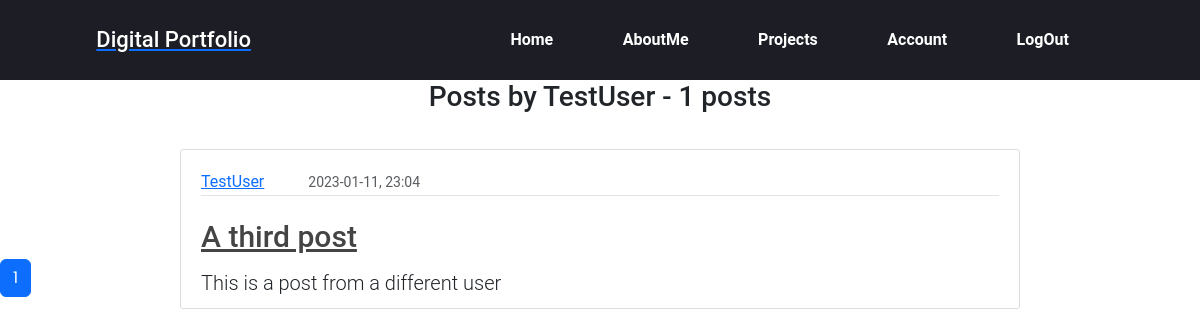
Screenshot of /user/TestUser (signed in) with the database file from the repository.
### flaskapp/models.py (models this page shows, shortened)
class User(db.Model, UserMixin):
    id = db.Column(db.Integer, primary_key=True)
    username = db.Column(db.String(15), unique=True, nullable=False)
    email = db.Column(db.String(100), unique=True, nullable=False)
    image_file = db.Column(db.String(20), nullable=False, default='default.jpg')
    password = db.Column(db.String(65), nullable=False)
    posts = db.relationship('Post', backref='author', lazy=True)

class Post(db.Model):
    id = db.Column(db.Integer, primary_key=True)
    title = db.Column(db.String(120), nullable=False)
    date_posted = db.Column(db.DateTime, nullable=False, default=datetime.utcnow)
    content = db.Column(db.Text, nullable=False)
    user_id = db.Column(db.Integer, db.ForeignKey('user.id'), nullable=False)

### flaskapp/routes.py (the view)
@app.route("/user/<string:username>")
def user_posts(username):
    page = request.args.get('page', 1, type=int)
    user = User.query.filter_by(username=username).first_or_404()
    posts = Post.query.filter_by(author=user).order_by(Post.date_posted.desc()).paginate(page=page,per_page=10)
    return render_template('user_posts.html', posts=posts, user=user)

### flaskapp/models.py (called while the page is built)
@login_manager.user_loader
def load_user(user_id):
    return User.query.get(int(user_id))

### flaskapp/templates/user_posts.html
{% extends "layout.html" %}
{% block content %}
    <h3 class="posts_by">Posts by {{ user.username }} - {{ posts.total }} posts</h3>
    {% for post in posts.items %}
        <article class="media content-section">
          <div class="media-body">
            <div class="article-metadata">
              <a class="mr-2" href="{{ url_for('user_posts', username=post.author.username) }}">{{ post.author.username }}</a>
              <small class="text-muted">{{ post.date_posted.strftime('%Y-%m-%d, %H:%M') }}</small>
            </div>
            <h2><a class="article-title" href="{{ url_for('post', post_id=post.id) }}">{{ post.title }}</a></h2>
            <p class="article-content">{{ post.content }}</p>
          </div>
        </article>
    {% endfor %}
    {% for page_num in posts.iter_pages(left_edge=1, right_edge=1, left_current=1, right_current=2) %}
        {% if page_num %}
          {% if posts.page == page_num %}
            <a class="btn btn-primary m-auto" href="{{ url_for('user_posts', username=user.username, page=page_num) }}">{{ page_num }}</a>
          {% else %}
            <a class="btn btn-outline-primary m-auto" href="{{ url_for('user_posts', username=user.username, page=page_num) }}">{{ page_num }}</a>
          {% endif %}
        {% endif %}
    {% endfor %}
{% endblock content %}

### flaskapp/static/css/style.css (style rules this page uses)
* { margin: 0; padding: 0; box-sizing: border-box; }
body { background: white !important;; font-family: 'Poppins', sans-serif; }
h2 { font-size: 50px; }
p { margin: 0; font-size: 30px; font-weight: 300; }
.content-section { background: #ffffff; padding: 10px 20px; border: 1px solid #dddddd; border-radius: 3px; margin-top: 100px; margin-bottom: -50px; }
.article-title { font-size: 30px;; color: #444444; }
.article-content { font-size: 20px; white-space: pre-line; }
.article-metadata { padding-bottom: 1px; margin-bottom: 4px; border-bottom: 1px solid #e3e3e3 }
.posts_by { text-align: center; margin-top: 80px; margin-bottom: -40px; }
.content-section { width: 70%; margin-left: auto; margin-right: auto; margin-top: 3rem; align-items: center; }
.media-body { margin-top: 10px; }

### flaskapp/static/css/navbar.css (style rules this page uses)
* { margin: 0; padding: 0; box-sizing: border-box; }
.content-section { background: #ffffff; padding: 10px 20px; border: 1px solid #dddddd; border-radius: 3px; margin-top: 75px; }
small { margin-left: 40px; }

### flaskapp/static/css/about.css (style rules this page uses)
* { margin: 0; padding: 0; list-style: none; box-sizing: border-box; font-family: 'Roboto', sans-serif; }

### rows the page displays
User: username "TestUser"
Post: author.username "TestUser", date_posted "2023-01-11, 23:04", title "A third post", content "This is a post from a different user"

### other values shown
{{ posts.total }} "1"
{{ page_num }} "1"
